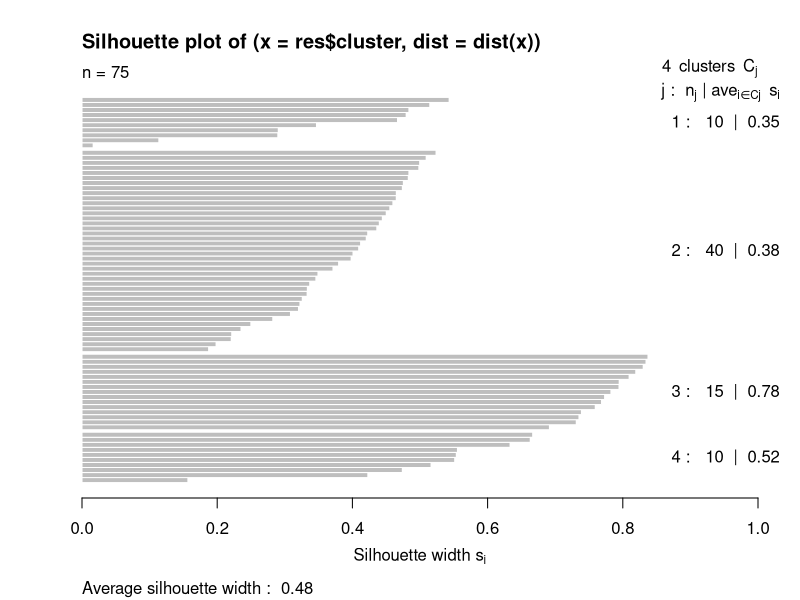
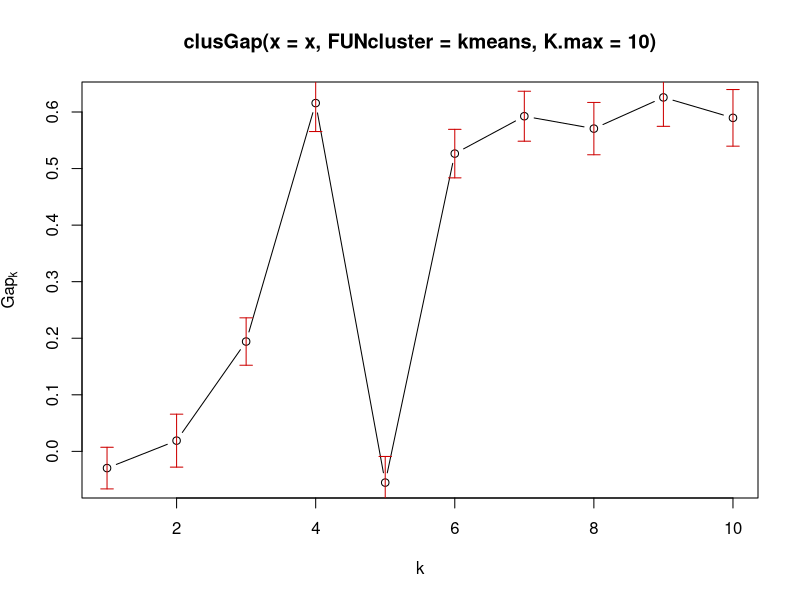
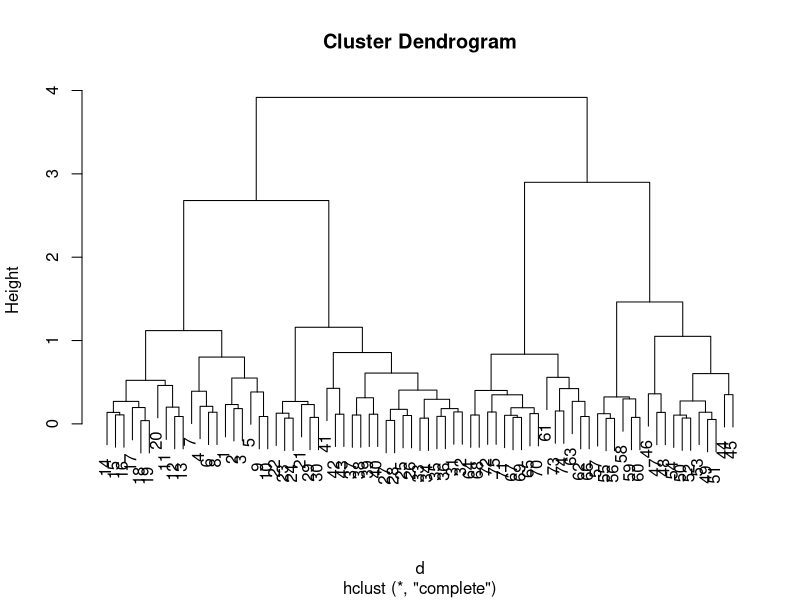
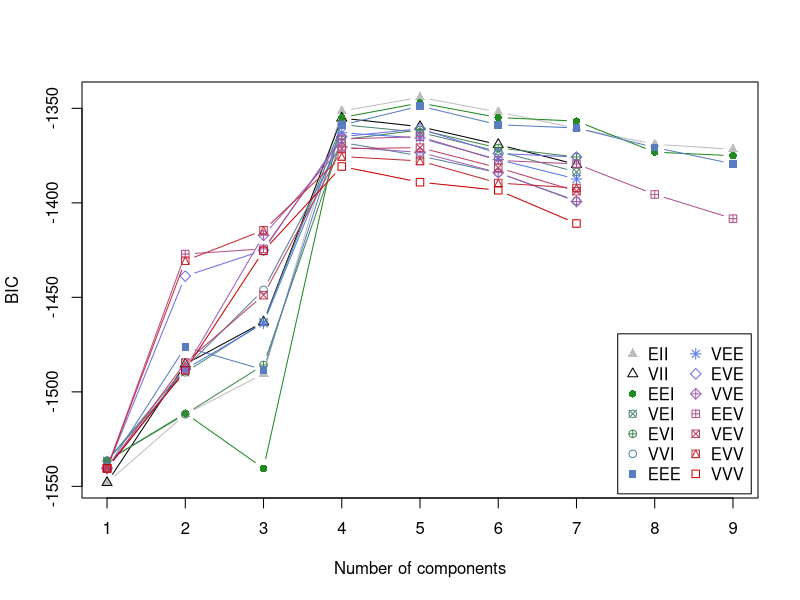
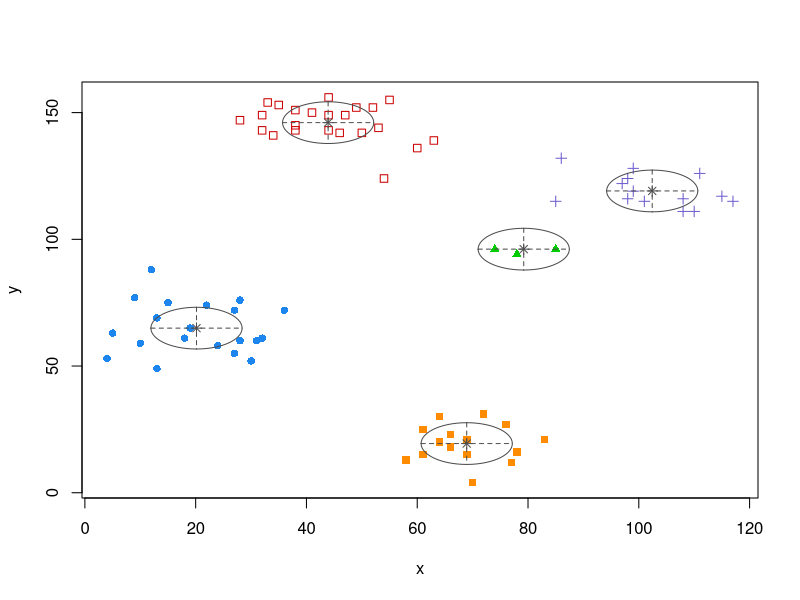
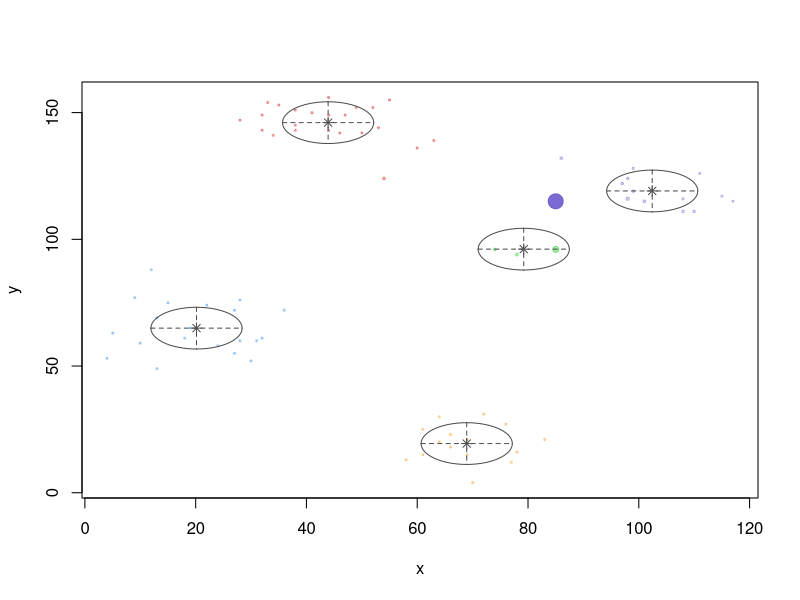
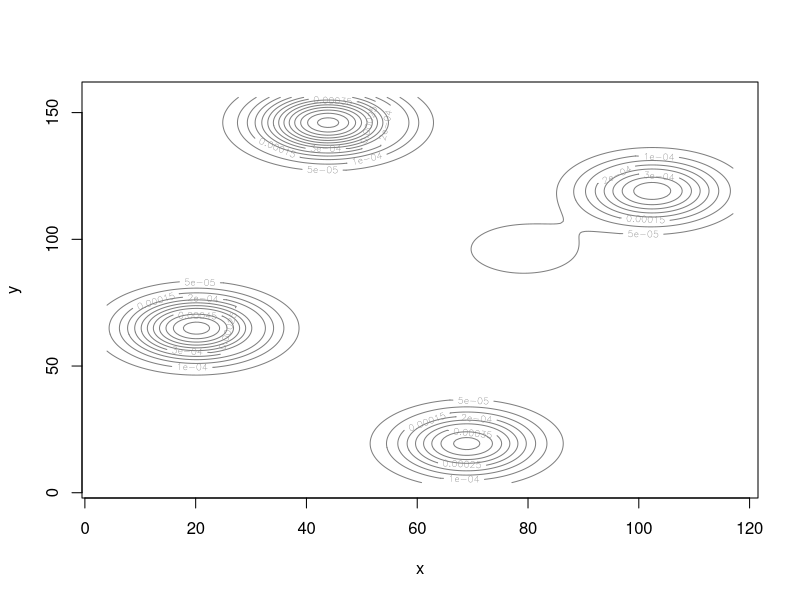

Generate these figures, in order, with R:
#ruspini
#kmeans
library(cluster)
data(ruspini)

x <- scale (ruspini)

#Hartigan Index: log(Bk/Wk) ie (heterogenity/homogenity)
res <- kmeans(x, 4)
str(res)
log(res$betweenss/res$tot.withinss)


?silhouette

plot(silhouette(res$cluster, dist(x)))

?clusGap

x <- scale(ruspini)
resgap <- clusGap(x, FUN= kmeans, K.max = 10)
plot(resgap)
maxSE(resgap$Tab[,3],resgap$Tab[,4])

#hierarchical
d <- dist(scale(ruspini), method = "euclidean")
res <- hclust(d, method="complete")
str(res)
plot(res)

cutree(res, k=4)

#model clustering

library(mclust)
res <- Mclust(ruspini)

plot(res)
